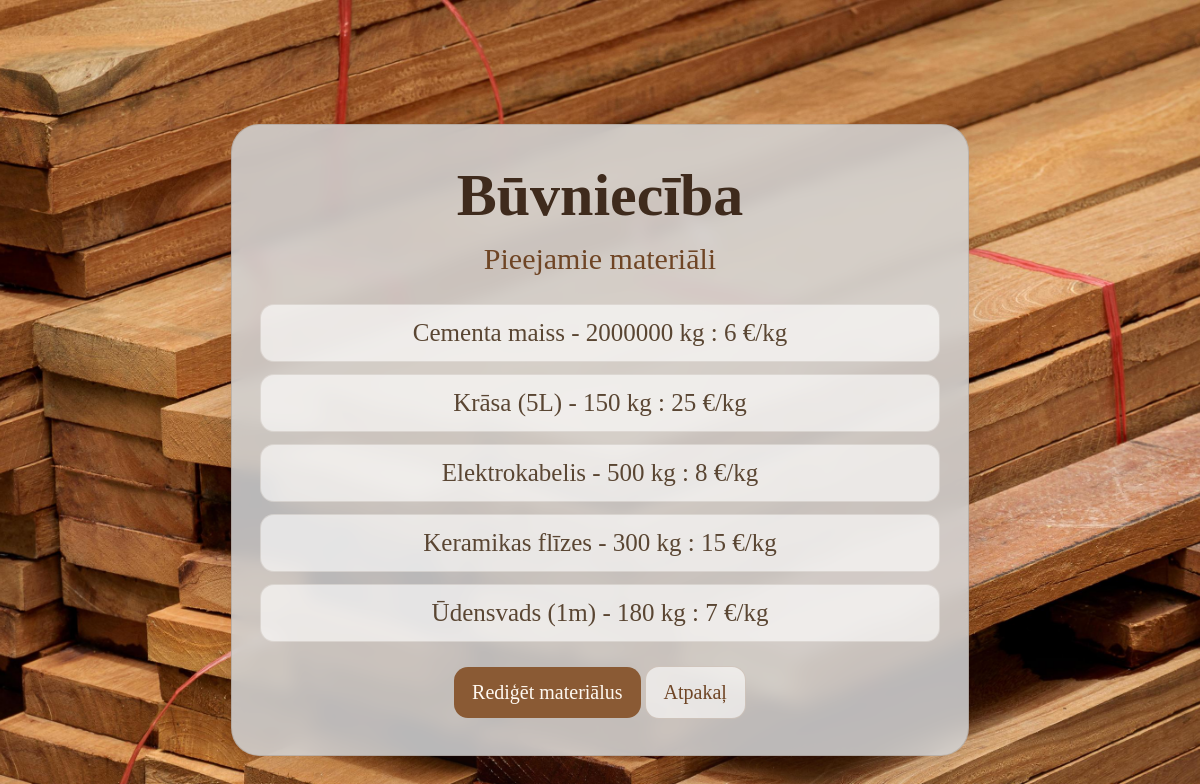
The page /materiali on the database its author committed.
### tables this page shows
CREATE TABLE "Materiali" (
	"id_materials"	INTEGER NOT NULL UNIQUE,
	"Materiala_nosaukums"	TEXT NOT NULL,
	"Cena"	INTEGER NOT NULL,
	"Daudzums"	INTEGER NOT NULL,
	PRIMARY KEY("id_materials" AUTOINCREMENT)
);

### app.py (the view)
@app.route("/materiali")
def materiali():
    materiali_dati = get_materiali()
    return render_template("materiali.html", mats = materiali_dati)

### app.py (called while the page is built)
def get_materiali():
    conn = sqlite3.connect("Buvnieciba.db")
    cursor = conn.cursor()
    cursor.execute("SELECT Materiala_nosaukums, Daudzums, Cena FROM Materiali")
    materials = [{"Materiala_nosaukums": row[0], "Daudzums": row[1], "Cena": row[2]} for row in cursor.fetchall()]
    conn.close()
    return materials

### templates/materiali.html (shortened to what this page needs)
<!DOCTYPE html>
<html lang="lv">
    <head>
        <link rel="stylesheet" type="text/css" href="{{ url_for('static', filename='styles.css')}}">
    </head>
    <body class = "materiali-page">
        <main class="page-card">
            <h1>Būvniecība</h1>
            <h2>Pieejamie materiāli</h2>
            <ul class="data-list">
                {% for materials in mats %}
                <li>{{ materials.Materiala_nosaukums }} - {{ materials.Daudzums }} kg : {{ materials.Cena}} €/kg</li>
                {% else %}
                <li>Materialu saraksts ir tukss.</li>
                {% endfor %}
            </ul>
            <a class="link" href="{{ url_for('rediget_materialus') }}">Rediģēt materiālus</a>
            <a class="home_button" href="{{ url_for('index') }}">Atpakaļ</a>
        </main>
    </body>
</html>

### static/styles.css (style rules this page uses)
body { min-height: 100vh; display: flex; align-items: center; justify-content: center; padding: 32px 16px; font-family: "Georgia", "Times New Roman", serif; color: #5a4633; background-color: #72716e; text-align: center; overflow-y: hidden; }
body.materiali-page { background-image: url("./bg3.jpg"); background-position: center; background-size: cover; background-repeat: no-repeat; overflow-y: visible; }
.page-card { width: min(680px, 100%); padding: 36px 28px; border: 1px solid rgba(95, 70, 45, 0.18); border-radius: 28px; background: rgba(210, 210, 210, 0.88) ; backdrop-filter: blur(8px); box-shadow: 0 24px 60px rgba(50, 34, 21, 0.18); }
h1 { margin: 0; font-size: clamp(2.4rem, 5vw, 3.8rem); color: #3f2b1d; }
h2 { margin: 12px 0 0; font-size: 30px; font-weight: 400; color: #6f4525; }
.link, .home_button { display: inline-block; padding: 14px 18px; border-radius: 14px; text-decoration: none; font-size: 20px; transition: transform 0.2s ease, background-color 0.2s ease, color 0.2s ease; }
.link { background: #8a5a34; color: #fff9f1; }
.home_button { margin-top: 24px; border: 1px solid rgba(111, 69, 37, 0.22); background: rgba(255, 255, 255, 0.6); color: #6f4525; }
.data-list { margin: 28px 0 0; padding: 0; list-style: none; display: grid; gap: 12px; }
.data-list li { padding: 14px 16px; border-radius: 14px; background: rgba(255, 255, 255, 0.62); border: 1px solid rgba(95, 70, 45, 0.12); font-size: 25px; }

### rows shown on the page
Materiali: Materiala_nosaukums "Cementa maiss", Daudzums "2000000", Cena "6"
Materiali: Materiala_nosaukums "Krāsa (5L)", Daudzums "150", Cena "25"
Materiali: Materiala_nosaukums "Elektrokabelis", Daudzums "500", Cena "8"
Materiali: Materiala_nosaukums "Keramikas flīzes", Daudzums "300", Cena "15"
Materiali: Materiala_nosaukums "Ūdensvads (1m)", Daudzums "180", Cena "7"
